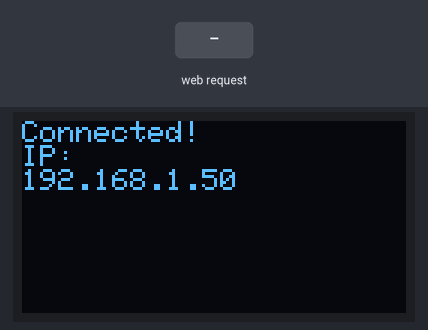
This sketch was run on a simulated ESP8266 (NodeMCU). Parts: 128×64 one-colour display. The test bench sets the inputs (shaded band). WiFi joins after 1.5 s; servers stay silent unless stated; what the sketch prints to the serial monitor is not drawn.

Above: at 2.7 s.
2.8 s: HTTP request GET /update?text=1 received
At 3.3 s:
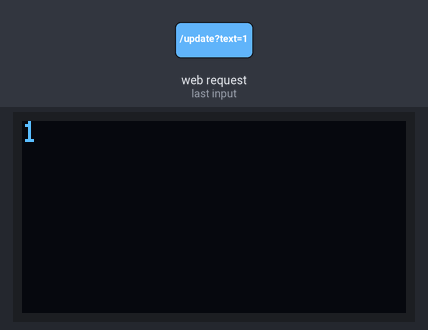
4.3 s: HTTP request GET /update?text=0 received
At 5.7 s:
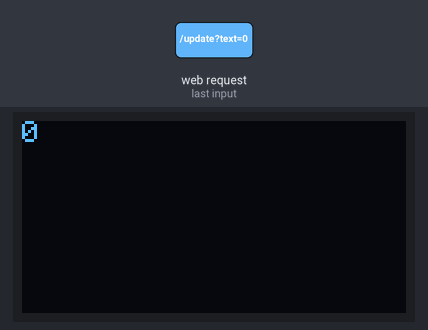
Timing chart, 0 to 7.3 s (numbered marks = the images above; inputs shaded):
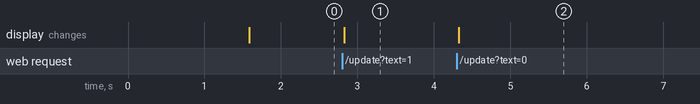

The sketch:

Code.ino
```cpp
#include <ESP8266WiFi.h>
#include <ESP8266WebServer.h>
#include <Wire.h>
#include <Adafruit_GFX.h>
#include <Adafruit_SSD1306.h>

// Wi-Fi settings
const char* ssid = "Wi-Fi Name/ssid";
const char* password = "Wi-Fi Password";

// OLED settings
#define SCREEN_WIDTH 128
#define SCREEN_HEIGHT 64
Adafruit_SSD1306 display(SCREEN_WIDTH, SCREEN_HEIGHT, &Wire, -1);

// WebServer
ESP8266WebServer server(80);

// Current text to display
String displayText = "Hello!";

// Webpage HTML
const char webpage[] PROGMEM = R"rawliteral(
<!DOCTYPE html>
<html>
<head>
<title>ESP8266 OLED Control</title>
<style>
body { font-family: Arial; text-align: center; background: #222; color: white; }
input { width: 200px; }
</style>
</head>
<body>
<h1>ESP8266 OLED Control</h1>
<p>Enter text to display on OLED:</p>
<input type="text" id="textInput" value="Hello!">
<button onclick="sendText()">Update</button>
<script>
function sendText() {
    let txt = document.getElementById('textInput').value;
    fetch("/update?text=" + encodeURIComponent(txt))
    .then(response => response.text())
    .then(alert);
}
</script>
</body>
</html>
)rawliteral";

// Serve main webpage
void handleRoot() {
  server.send_P(200, "text/html", webpage);
}

// Handle text update
void handleUpdate() {
  if (server.hasArg("text")) {
    displayText = server.arg("text");
    display.clearDisplay();
    display.setTextSize(1);
    display.setTextColor(SSD1306_WHITE);
    display.setCursor(0,0);
    display.println(displayText);
    display.display();
    server.send(200, "text/plain", "Text updated!");
  } else {
    server.send(400, "text/plain", "No text provided!");
  }
}

void setup() {
  Serial.begin(115200);
  Wire.begin(14, 12); // D5=SDA, D6=SCL

  // Initialize OLED
  if(!display.begin(SSD1306_SWITCHCAPVCC, 0x3C)) {
    Serial.println("OLED not found");
    while(1);
  }

  display.clearDisplay();
  display.setTextSize(1);
  display.setTextColor(SSD1306_WHITE);
  display.setCursor(0,0);
  display.println("Connecting WiFi...");
  display.display();

  // Connect to Wi-Fi
  WiFi.begin(ssid, password);
  while (WiFi.status() != WL_CONNECTED) {
    delay(500);
    Serial.print(".");
  }

  String ipStr = WiFi.localIP().toString();
  Serial.println("IP address: " + ipStr);

  display.clearDisplay();
  display.setCursor(0,0);
  display.println("Connected!");
  display.println("IP:");
  display.println(ipStr);
  display.display();

  // Start server
  server.on("/", handleRoot);
  server.on("/update", handleUpdate);
  server.begin();
}

void loop() {
  server.handleClient();
}
```

Measured:
- after the input at 2.8 s, the display: changes at once (image 1)
- after the input at 4.3 s, the display: changes at once (image 2)
